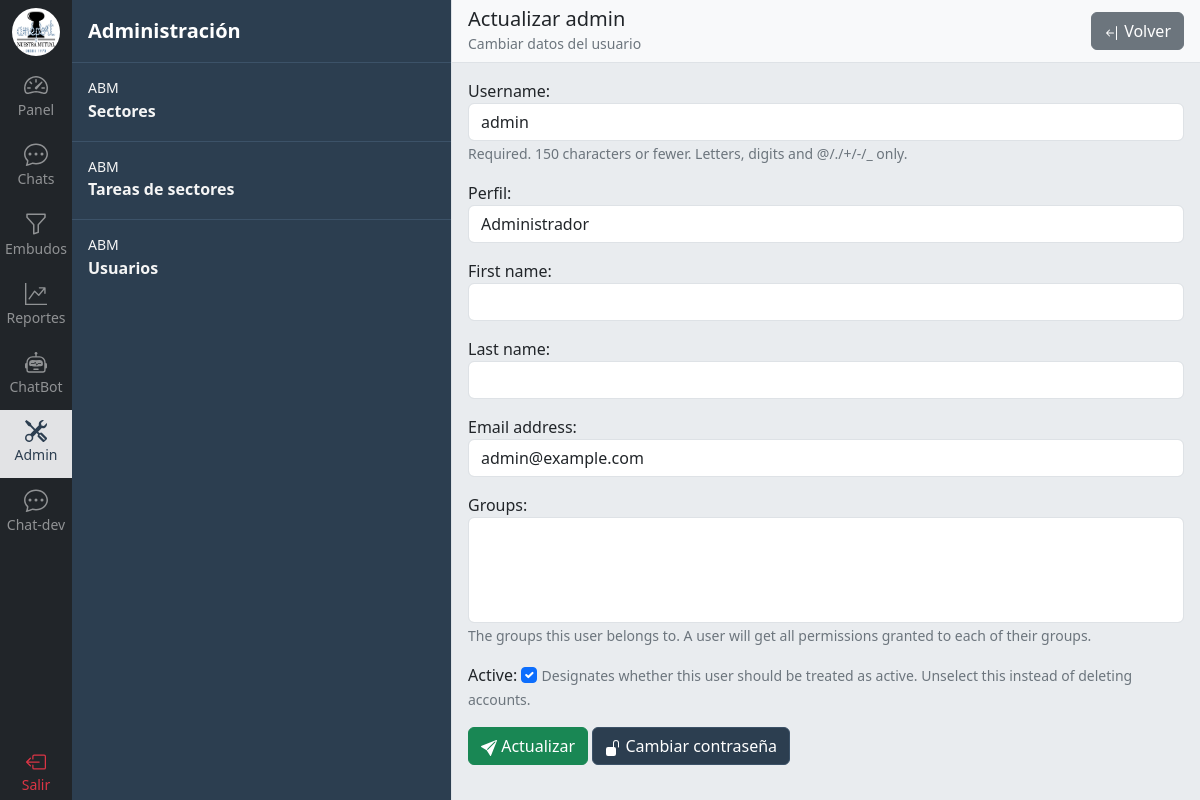
The app's page /administracion/usuario/actualizar/1 (signed in) with its own data.
### usuario/models.py (models this page shows, shortened)
class Usuario(AbstractUser):
    perfil = models.ForeignKey(Perfil, related_name="usuarios",on_delete=models.CASCADE, null=True, blank=True)
    class Meta:
        verbose_name_plural = 'Usuarios'

### dashboard/views.py (the view)
# urls.py: path('administracion/usuario/actualizar/<int:pk>', administrador_requirido(views.UsuarioUpdateView.as_view()), name='usuario-actualizar'),
class UsuarioUpdateView(UpdateView):
    model = Usuario
    form_class = ActualizarUsuarioForm
    template_name = 'dashboard/admin/usuario/form.html'
    success_url = reverse_lazy('usuario-lista')
    def get_context_data(self, **kwargs):
        context = super().get_context_data(**kwargs)
        context.update({
            'titulo_vista': 'Actualizar',
            'descripcion_vista': 'Cambiar datos del usuario'
        })
        return context

### dashboard/forms.py
class ActualizarUsuarioForm(UserChangeForm):
    password = None
    class Meta:
        model = Usuario
        fields = ('username', 'perfil', 'first_name', 'last_name', 'email', 'groups', 'is_active')
    def __init__(self, *args, **kwargs):
        super().__init__(*args, **kwargs)
        for name, field in self.fields.items():
            field.widget.attrs['class'] = 'form-control'
            self.fields['is_active'].widget = forms.CheckboxInput(attrs={'class': 'form-check-input'})

### usuario/models.py (called while the page is built)
    def __str__(self):
        return self.nombre

### templates/dashboard/admin/usuario/form.html (shortened to what this page needs)
{% extends 'base.html' %}
{% load static %}
{% load humanize %}
{% block content %}
{% include 'navbar.html' %}
{% include 'dashboard/admin/admin_navbar.html' %}
<div class="d-flex flex-column justify-content-between w-100 scroll-white position-relative">
  <div class="d-flex justify-content-between align-items-center gap-3 text-decoration-none p-3 border-bottom bg-body-tertiary" style="height: 63px">
    <div>
      <h5 class="m-0">{{ titulo_vista }} {{ object.username }}</h5>
      <p class="m-0 text-secondary"><small>{{ descripcion_vista }}</small></p>
    </div>
    <div>
      <a href="{% url 'usuario-lista' %}" class="btn btn-secondary">
        Volver
      </a>
    </div>
  </div>
  <div class="d-flex flex-column gap-2 bg-body-secondary p-3 h-100 overflow-y-scroll">
    <form method="POST">
      {{ form.as_p }}
      <button type="sybmit" class="btn btn-success">
        {{ titulo_vista }}
      </button>
      {% if object.pk %}
      <a href="{% url 'cambiar-clave' object.pk %}" class="btn btn-primary">
        <svg xmlns="http://www.w3.org/2000/svg" width="16" height="16" fill="currentColor" class="bi bi-unlock-fill" viewBox="0 0 16 16">
          <path d="M11 1a2 2 0 0 0-2 2v4a2 2 0 0 1 2 2v5a2 2 0 0 1-2 2H3a2 2 0 0 1-2-2V9a2 2 0 0 1 2-2h5V3a3 3 0 0 1 6 0v4a.5.5 0 0 1-1 0V3a2 2 0 0 0-2-2"/>
        </svg>
        Cambiar contraseña
      </a>
      {% endif %}
    </form>
  </div>
  </div>
{% endblock %}

### static/css/style.css (style rules this page uses)
:root { --primary-color: rgb(44, 62, 80); --primary-hover-color: #3c5268; --primary-light-color: rgb(80, 107, 133); --secondary-color: #FFFFFF; --secondary-light-color: #dee2e7; }
.btn-primary { background-color: var(--primary-color) !important; border-color: var(--primary-hover-color) !important; }
.helptext { font-size: 14px; color: rgb(108,117,125) }

### records on screen
Usuario: username "admin", perfil "Administrador", email "admin@example.com", is_active "☑"

### other values on screen
{{ titulo_vista }} "Actualizar"
{{ descripcion_vista }} "Cambiar datos del usuario"
